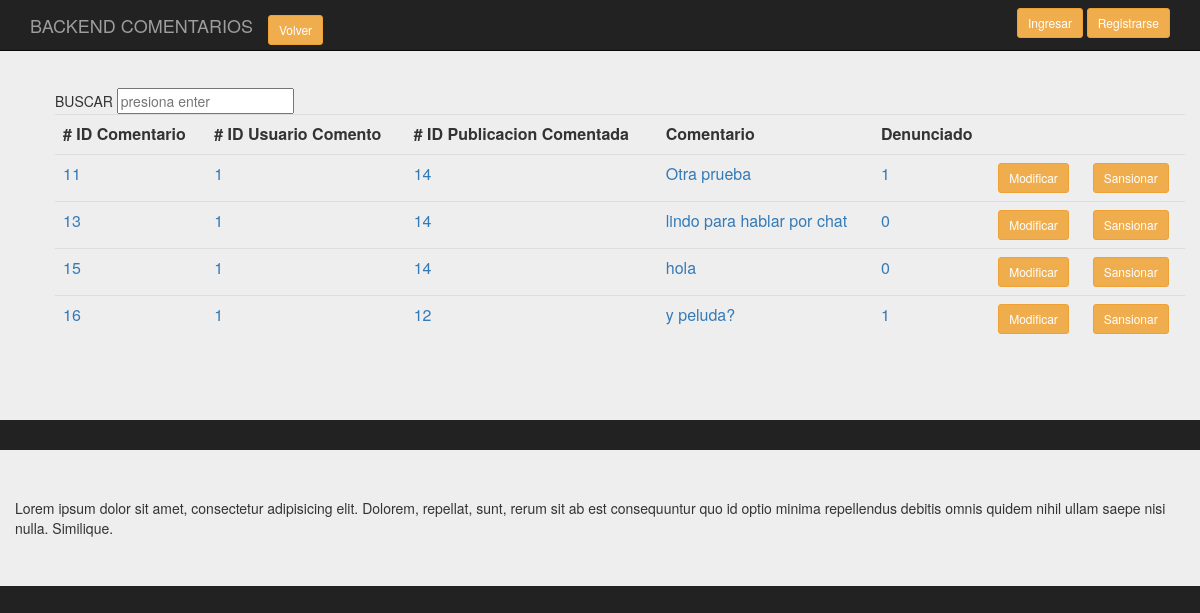
The app's page /backend/Presentacion/BackComenta.php, older data.
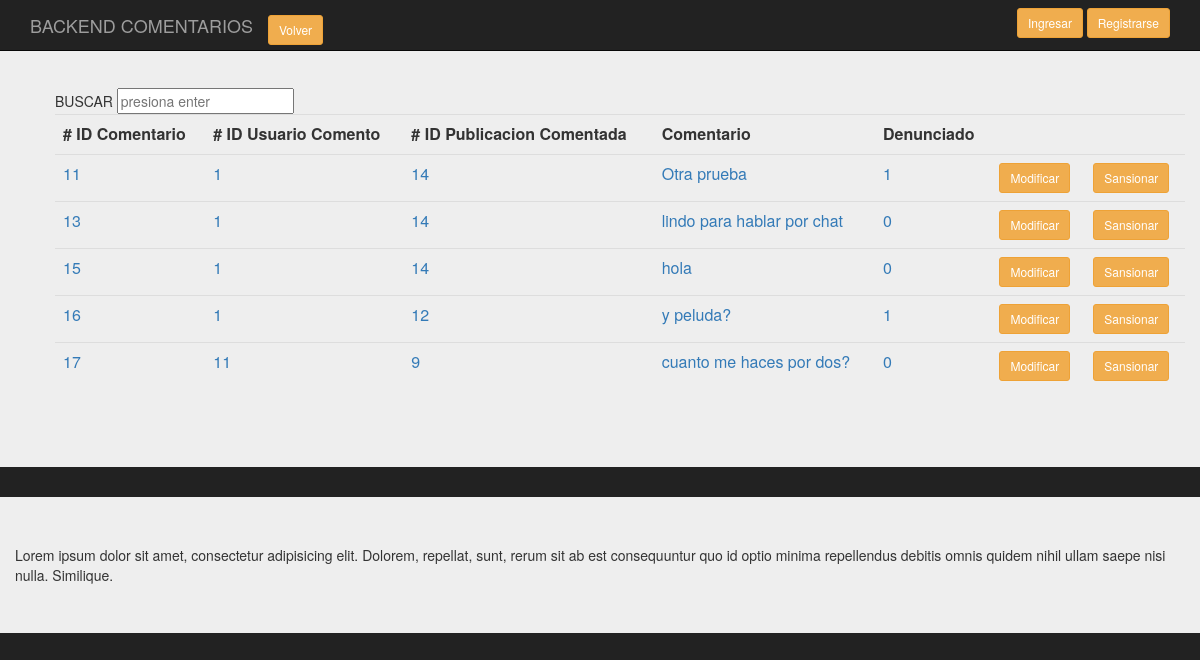
The same page, newer data.
### tables this page shows
CREATE TABLE `comenta` (
  `id_comen` int(11) NOT NULL,
  `id_usucom` int(11) NOT NULL,
  `id_pubcom` int(11) NOT NULL,
  `comentario` varchar(200) DEFAULT NULL,
  `denunciado_com` tinyint(1) NOT NULL,
  `responde_com` varchar(400) NOT NULL
);

### backend/clases/Comenta.class.php (called while the page is built, shortened)
<?php
require_once('../persistencia/PersistenciaComenta.class.php');
class Comenta
{
    public function consultaTodos($conex)
    {
      $pu=new PersistenciaComenta;
      $datos= $pu->consTodos($conex);
      return $datos;
    }
}
?>

### backend/persistencia/PersistenciaComenta.class.php (called while the page is built, shortened)
<?php
class PersistenciaComenta
{
   public function consTodos( $conex)
   {
        $sql = "select * from comenta";
        $result = $conex->prepare($sql);
		$result->execute();
		$resultados=$result->fetchAll();
       return $resultados;
    }
 }
?>

### backend/Presentacion/BackComenta.php (the view, shortened to what this page needs)
<?php
require_once('../clases/Comenta.class.php');
?>
<!doctype html>
<html lang="en">
<head>
<link rel="stylesheet" href="https://maxcdn.bootstrapcdn.com/bootstrap/3.3.7/css/bootstrap.min.css">
<link rel="stylesheet" href="../css/estilos.css">
	</head>
<body>
		<div class="container">
			<nav class="navbar navbar-inverse navbar-fixed-top">
				  <div class="container">
					<div class="navbar-header">
					  <a class="navbar-brand" href="#">BACKEND COMENTARIOS</a>
					  <div class="navbar-brand">
						<a href="index.php" class="btn btn-warning btn-sm">Volver</a>
					  </div>
					</div>
					<div id="navbar" class="navbar-collapse collapse">
					  <form class="navbar-form navbar-right">
						<a href="singin.php" class="btn btn-warning btn-sm">Ingresar</a>
						<a href="Login.php" class="btn btn-warning btn-sm">Registrarse</a>
					  </form>
					</div>
				  </div>
			</nav>
		</div>
		<div class="jumbotron">
			<div class="container-fluid">
				<section class="main row">
					<div class="col-md-12">
					<ol class="pre-scrollable">
										<table class="table">
																<form class="forma-busqueda cf" action="/search.php" method="post">
																	<input name="keywords" id="search_box" type="text" placeholder="presiona enter" >
																</form>
													<tr>
														<th># ID Comentario</th>
														<th># ID Usuario Comento</th>
														<th># ID Publicacion Comentada</th>
														<th>Comentario</th>
														<th>Denunciado</th>
														<th></th>
														<th></th>
													</tr>
												<?php
													$conex = conectar();
													$d = new Comenta();
													$datos_d=$d->consultaTodos($conex);
													$cuenta=count($datos_d);
												?>
												<?php
												for ($i=0;$i<$cuenta;$i++)
												{
												?>
													<tr>
															<td><a value="<?php echo $datos_d[$i][0]?>"  ><?php echo $datos_d[$i][0]?></a></td>
															<td><a value="<?php echo $datos_d[$i][0]?>"  ><?php echo $datos_d[$i][1]?></a></td>
															<td><a value="<?php echo $datos_d[$i][0]?>"  ><?php echo $datos_d[$i][2]?></a></td>
															<td><a value="<?php echo $datos_d[$i][0]?>"  ><?php echo $datos_d[$i][3]?></a></td>
															<td><a value="<?php echo $datos_d[$i][0]?>"  ><?php echo $datos_d[$i][4]?></a></td>
															<td><a href="singin.php" class="btn btn-warning btn-sm">Modificar</a></td>
															<td><a href="Login.php" class="btn btn-warning btn-sm">Sansionar</a></td>
													</tr>
												<?php
												}
												?>
										</table>
					</ol>
					</div>
				</section>
			</div>
		</div>
		<div class="jumbotron">
		<div class="container">
			<div class="row">
			Lorem ipsum dolor sit amet, consectetur adipisicing elit. Dolorem, repellat, sunt, rerum sit ab est consequuntur quo id optio minima repellendus debitis omnis quidem nihil ullam saepe nisi nulla. Similique.
		</div>
		</div>
</body>
</html>

Row changes from the older to the newer data that the page shows:
added comenta: id_comen "17", id_usucom "11", id_pubcom "9", comentario "cuanto me haces por dos?", denunciado_com "0"
